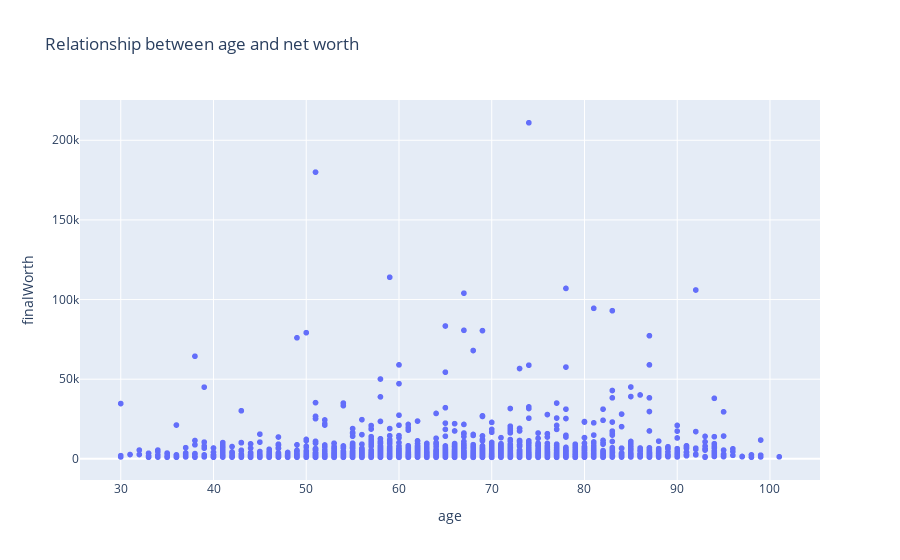

Notebook code cell kept with this figure:
### Code cell
a=px.scatter(bdf,x="age",y="finalWorth",hover_data=["country","personName"],title="Relationship between age and net worth")
a

### Figure 1 — Plotly figure (JSON) as saved in the notebook; plotly's stock layout.template omitted (floating-point values rounded to 4 significant figures; data arrays with more than 128 entries replaced by an {"elided": "..."} marker saying what was removed)
{"data": [{"customdata": {"elided": "2564x2 str values"}, "hovertemplate": "age=%{x}<br>finalWorth=%{y}<br>country=%{customdata[0]}<br>personName=%{customdata[1]}<extra></extra>", "legendgroup": "", "marker": {"color": "#636efa", "symbol": "circle"}, "mode": "markers", "name": "", "showlegend": false, "type": "scattergl", "x": {"elided": "2564 float values"}, "xaxis": "x", "y": {"elided": "2564 int values"}, "yaxis": "y"}], "layout": {"autosize": true, "legend": {"tracegroupgap": 0}, "title": {"text": "Relationship between age and net worth"}, "xaxis": {"anchor": "y", "autorange": true, "domain": [0, 1], "range": [25.57, 105.4], "title": {"text": "age"}, "type": "linear"}, "yaxis": {"anchor": "x", "autorange": true, "domain": [0, 1], "range": [-16330.0, 228300.0], "title": {"text": "finalWorth"}, "type": "linear"}}}
